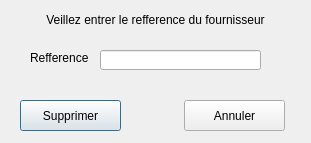
<?xml version="1.0" encoding="UTF-8"?>
<ui version="4.0">
 <class>supp_livrer</class>
 <widget class="QDialog" name="supp_livrer">
  <property name="geometry">
   <rect>
    <x>0</x>
    <y>0</y>
    <width>311</width>
    <height>143</height>
   </rect>
  </property>
  <property name="windowTitle">
   <string>Dialog</string>
  </property>
  <widget class="QLabel" name="label">
   <property name="geometry">
    <rect>
     <x>0</x>
     <y>10</y>
     <width>311</width>
     <height>20</height>
    </rect>
   </property>
   <property name="text">
    <string>Veillez entrer le refference du fournisseur</string>
   </property>
   <property name="alignment">
    <set>Qt::AlignCenter</set>
   </property>
  </widget>
  <widget class="QLabel" name="label_2">
   <property name="geometry">
    <rect>
     <x>30</x>
     <y>50</y>
     <width>61</width>
     <height>16</height>
    </rect>
   </property>
   <property name="text">
    <string>Refference :</string>
   </property>
  </widget>
  <widget class="QLineEdit" name="lineEdit">
   <property name="geometry">
    <rect>
     <x>100</x>
     <y>50</y>
     <width>161</width>
     <height>20</height>
    </rect>
   </property>
  </widget>
  <widget class="QPushButton" name="supprimer_livrer">
   <property name="geometry">
    <rect>
     <x>20</x>
     <y>100</y>
     <width>101</width>
     <height>31</height>
    </rect>
   </property>
   <property name="text">
    <string>Supprimer</string>
   </property>
  </widget>
  <widget class="QPushButton" name="annulation">
   <property name="geometry">
    <rect>
     <x>184</x>
     <y>100</y>
     <width>101</width>
     <height>31</height>
    </rect>
   </property>
   <property name="text">
    <string>Annuler</string>
   </property>
  </widget>
 </widget>
 <resources/>
 <connections/>
</ui>
